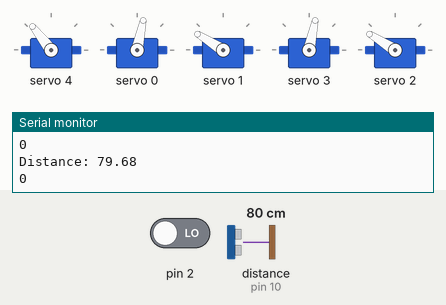
Bench run of a sketch on a simulated Arduino Uno, built with avr-gcc and run on an emulated ATmega328P. On the bench: 5 × servo, the last lines printed to the serial monitor. Wiring (inferred from the names in the program): ultrasonic range finder: trigger pin 9; echo pin 10. The test bench sets the inputs (shaded band); at power-on: distance to the obstacle (sensor on pin 10) 80 cm, pin 2 LOW. The echo pulse lasts 58.3 µs per cm.

Above: at 3.7 s.
3.8 s: distance to the obstacle (sensor on pin 10) set to 97 cm
8.6 s: distance to the obstacle (sensor on pin 10) set to 105 cm
At 9.4 s:
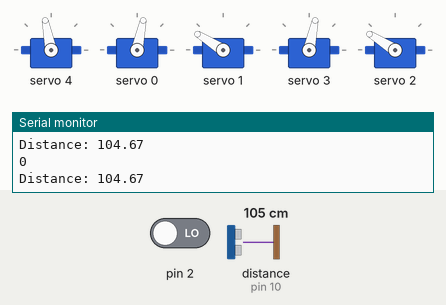
12.4 s: distance to the obstacle (sensor on pin 10) set to 2 cm
At 14.6 s:
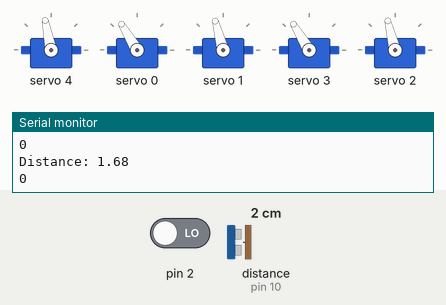
20.0 s: distance to the obstacle (sensor on pin 10) set to 120 cm
At 21.8 s:
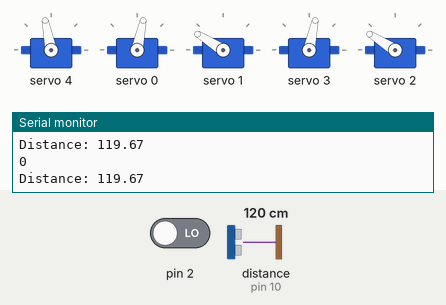
23.8 s: distance to the obstacle (sensor on pin 10) set to 4 cm
At 24.12 s:
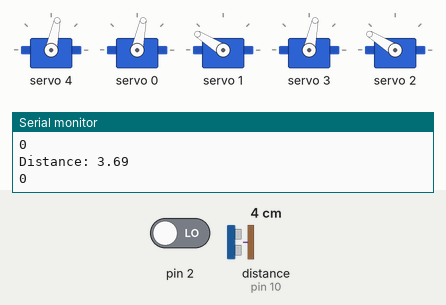
31.4 s: distance to the obstacle (sensor on pin 10) set to 250 cm
At 32.8 s:
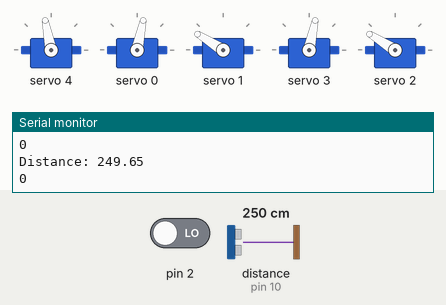
Timing chart, 0 to 34.4 s (numbered marks = the images above; inputs shaded):
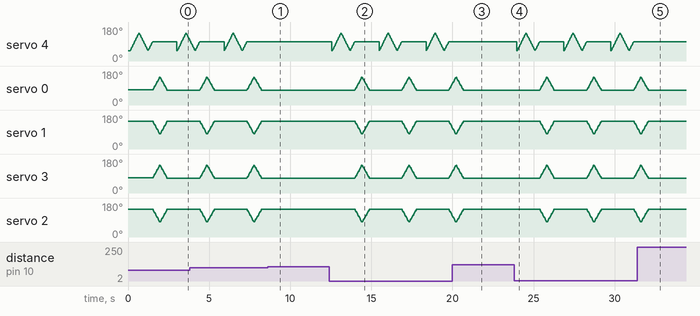

The sketch:

mingkanganimatoricseyes.ino
```cpp
#include <Wire.h>
#include <Adafruit_PWMServoDriver.h>

Adafruit_PWMServoDriver pwm = Adafruit_PWMServoDriver();
#define SERVOMIN  275
#define SERVOMAX  425
#define XSERVOMIN  225
#define XSERVOMAX  425
const int trigPin = 9;
const int echoPin = 10;
float duration, distance;
uint8_t servonum = 1;
int previousMotionState = 0;
void setup() {
  pwm.begin();
  // pwm.setOscillatorFrequency(27000000);
  pwm.setPWMFreq(50);
  delay(10);
  Serial.begin(9600);
  pinMode(trigPin, OUTPUT);
  pinMode(echoPin, INPUT);
}
void loop() {
  digitalWrite(trigPin, LOW);
  delayMicroseconds(2);
  digitalWrite(trigPin, HIGH);
  delayMicroseconds(10);
  digitalWrite(trigPin, LOW);
  duration = pulseIn(echoPin, HIGH);
  distance = (duration*.0343)/2;
  Serial.print("Distance: ");
  Serial.println(distance);
  delay(100);
  // put your main code here, to run repeatedly:
  int motionState = digitalRead(2);
  Serial.println(motionState);
  // if (motionState == 1 & previousMotionState==0)  {
  //   kelip();
  //   previousMotionState = 1;
  // }
  if (distance <= 100)
  {
    kelip();
    previousMotionState = 1;
  }
  if (motionState == 1 & previousMotionState==1)  {
    previousMotionState = 1;
  }
  if (motionState == 0 & previousMotionState == 1 )
  {
    previousMotionState = 0;
  }
    if (motionState == 0 & previousMotionState == 0 )
  {
    previousMotionState = 0;
  }
}

void kelip(){
    for (uint16_t pulsediff = 0; pulsediff < XSERVOMAX - XSERVOMIN; pulsediff++) {
    pwm.setPWM(4, 0, XSERVOMIN+pulsediff);
    delay(2);
  }

  delay(10);
  for (uint16_t pulsediff = 0; pulsediff < XSERVOMAX - XSERVOMIN; pulsediff++) {
    pwm.setPWM(4, 0, XSERVOMAX-pulsediff);

    delay(2);
  }
    for (uint16_t pulsediff = 0; pulsediff < (XSERVOMAX - XSERVOMIN)/2; pulsediff++) {
    pwm.setPWM(4, 0, XSERVOMIN+pulsediff);
    delay(2);
  }
  for (uint16_t pulsediff = 0; pulsediff < SERVOMAX - SERVOMIN; pulsediff++) {
    pwm.setPWM(0, 0, SERVOMIN+pulsediff);
    pwm.setPWM(1, 0, SERVOMAX-pulsediff);
    pwm.setPWM(3, 0, SERVOMIN+pulsediff);
    pwm.setPWM(2, 0, SERVOMAX-pulsediff);
  }
    for (uint16_t pulsediff = 0; pulsediff < SERVOMAX - SERVOMIN; pulsediff++) {
    pwm.setPWM(0, 0, SERVOMAX-pulsediff);
    pwm.setPWM(1, 0, SERVOMIN+pulsediff);
    pwm.setPWM(3, 0, SERVOMAX-pulsediff);
    pwm.setPWM(2, 0, SERVOMIN+pulsediff);

    delayMicroseconds(100);
  }
  delay(500);
}
```

Measured:
- the behaviour switches between 100 and 101 cm on distance to the obstacle (sensor on pin 10) (found by bisection; images 0 and 1)
- after the input at 8.6 s, servo 4: stops changing and stays 101°; servo 0, servo 3: stays 78° (without the input it goes to 80° after 1.6 s); servo 1, servo 2: stops changing and stays 148°
- after the input at 20.0 s, servo 4: stops changing and stays 101°
- after the input at 31.4 s, servo 4: stops changing and stays 101°; servo 0: goes on until 32.1 s, then stays 78°
